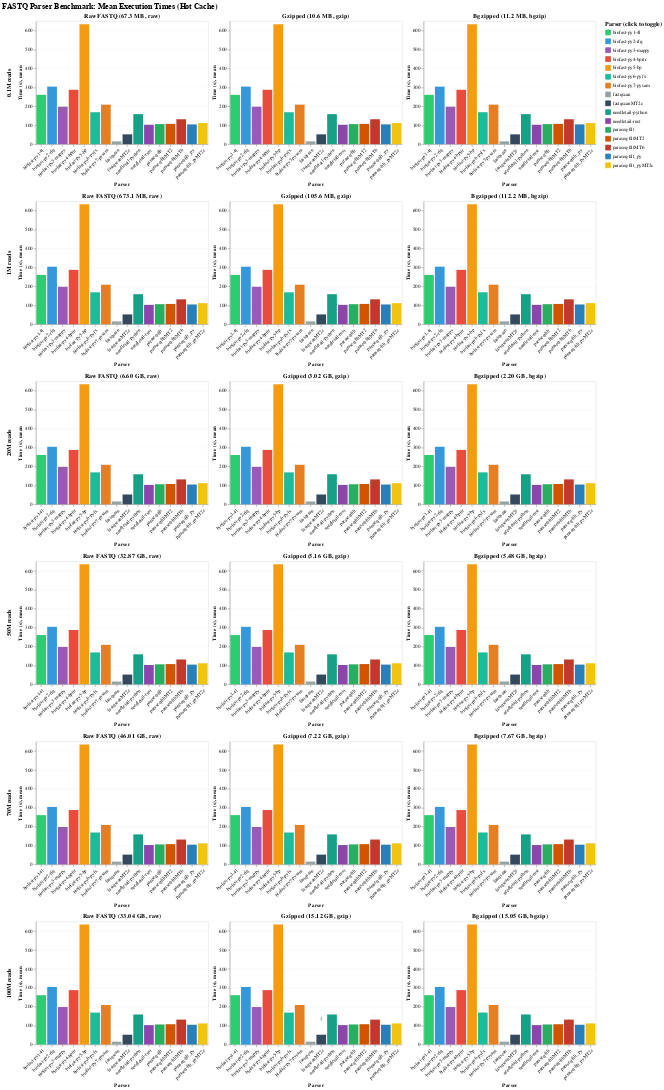

Source (notebook cell):
### Markdown cell above
## Bar Plot: Mean Execution Times

Compare mean execution times between all parsers with error bars showing standard deviation.

### Code cell
# Plot all available results
chart = plot_mean_times(all_data, "FASTQ Parser Benchmark: Mean Execution Times", file_sizes=file_sizes)
chart
